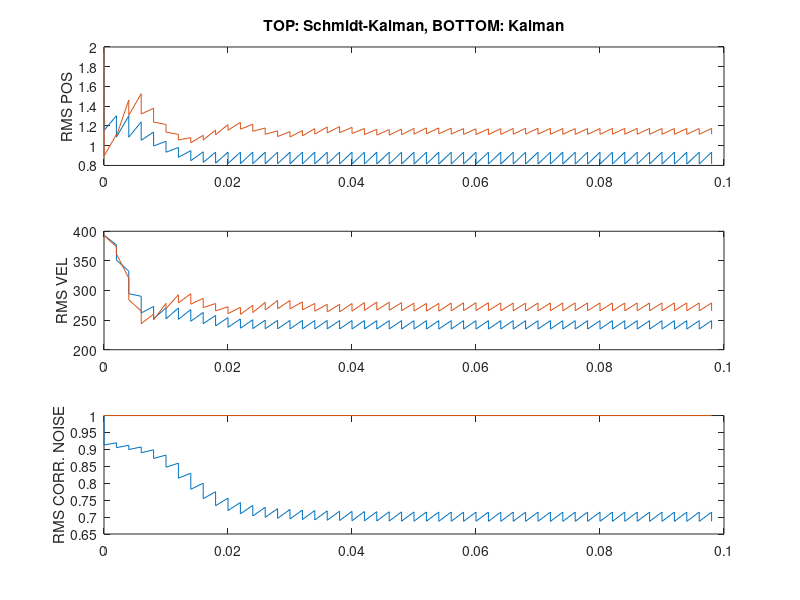

Source code (MATLAB):
% Schmidt-Kalman filtering demo using covariance analysis.
% Plots rms estimation uncertainties from solutions of
% covariance equations.
%
% Compares Schmidt-Kalman filter vs Kalman filter on problem of
% estimating the state of a damped harmonic resonator excited
% by white noise, and using measurements of resonator dispalcement
% corrupted by white noise plus exponentially correlated noise.
%
% STATUS: first script run-through, not tested carefully
disp('Compare Schmidt-Kalman filter to Kalman filter');
disp('Matlab script by Angus Andrews.');
%
% MODEL PARAMETERS
%
dt     = .002;    % discrete time step (sec)
omega  = 2*pi*30; % damped resonant frequency (30 Hz)
tau(1) = 10/omega;% resonator damping time constant (sec)
tau(2) = tau(1);  % correlated noise correlation time (sec)
p011   = 2^2;     % mean squared resonator displacement (mm^2)
p033   = 1^2;     % steady state mean squared correlated measurement noise (mm^2 equiv)
Rk     = 1^2;     % covariance of white measurement noise
%
%  Dynamic model in discrete time
%
%    Schmidt-Kalman partitioned state transition matrix
%
t1 = 1/tau(1);
t2 = exp(-dt*t1);
t3 = dt*omega;
t4 = cos(t3)*omega*tau(1);
t5 = sin(t3);
t6 = 1/omega;
t7 = t6*t1;
t8 = t2*t5;
t9 = omega^2;
t10 = tau(1)^2;
Phi1(1,1) = t2*(t4+t5)*t7;
Phi1(1,2) = t8*t6;
Phi1(2,1) = -t8*(t9*t10+1)*t6/t10;
Phi1(2,2) = t2*(t4-t5)*t7;
phi33     = exp(-dt/tau(2));
Phi2      = [phi33];
%
%  Kalman model
%
Phik = [Phi1(1,1),Phi1(1,2),0;Phi1(2,1),Phi1(2,2),0;0,0,phi33];
%
% Kalman measurement sensitivity matrix
%
Hk     = [1 0 1]; 
%
% Schmidt-Kalman measurement sensitivity matrices
%
H1     = [1,0];
H2     = [1];
%
%  Stochastic parameters in discrete time
%
%
%    Initialize the Kalman covariance matrix Pk
%    and process noise covariance Qk by solving
%    steady state state covariance equation.
%
Qk = zeros(3);
Pk = zeros(3);
Pk(1,1) = p011;
Pk(3,3) = p033;
t1 = p011;
t2 = dt*omega;
t3 = cos(t2);
t4 = t3*omega;
t5 = tau(1);
t8 = 1/t5;
t9 = dt*t8;
t10 = exp(-2*t9);
t13 = sin(t2);
Pk(1,2) = -t1*(-t4*t5+t5*t3*omega*t10+t13*t10+t13)*t8/t13/(1+t10);
Pk(2,1) = Pk(1,2);
t23 = omega^2;
t25 = exp(2*t9);
t26 = exp(4*t9);
t28 = t3^2;
t30 = t28*t25;
t34 = 1/(-t25+t30-1+t28);
Qk(2,2) = -t23*t1*(-t25+t26-1+exp(6*t9)-4*t28*t26+4*t30)*t10*t34;
t37 = t5^2;
t38 = t23*t37;
t43 = t5*t13;
Pk(2,2) = t1*(-t38*t26-t38*t25+3*t38*t30-t38*t28+2*t43*t4*t25-2*t43*t4-t25+t30-1+t28)/t37*t34;
Qk(3,3) = p033*(1-exp(-2*dt/tau(2)));
%
%  Schmidt-Kalman model process noise covariances
%
Q1      = [0,0;0,Qk(2,2)];
Q2      = [Qk(3,3)];
%
%  Initialize the Schmidt-Kalman covariance matrix
%
P11      = zeros(2);
P11(1,1) = p011;
P11(2,2) = Pk(2,2);
P12      = zeros(2,1);
P22      = [p033];
l        = 0;
%
% initialize plotting arrays
%
sdk1  = 0;
sdk2  = 0;
sdk3  = 0;
sdsk1 = 0;
sdsk2 = 0;
sdsk3 = 0;
t     = 0;
%return;
  for k=1:50,
  l       = l + 1;
  t(l)    = dt*(k-1); % save a priori values at current time
  sdk1(l) = sqrt(Pk(1,1));
  sdk2(l) = sqrt(Pk(2,2));
  sdk3(l) = sqrt(Pk(3,3));
  sdsk1(l)= sqrt(P11(1,1));
  sdsk2(l)= sqrt(P11(2,2));
  sdsk3(l)= sqrt(P22(1,1));
%
% Kalman observational update
%
  Pk      = Pk - (Pk*Hk'/(Hk*Pk*Hk'+Rk))*Hk*Pk;
  Pk      = .5*(Pk+Pk'); % symmetrize
  l       = l + 1;
  t(l)    = dt*(k-1); % save a posterior values at same time
  sdk1(l) = sqrt(Pk(1,1));
  sdk2(l) = sqrt(Pk(2,2));
  sdk3(l) = sqrt(Pk(3,3));
%
% Schmidt-Kalman gain
%
  C0 = P11*H1'+P12*H2';
  D0 = P12'*H1'+P22*H2';
  E0 = H1*C0+H2*D0;
  Ksk = C0/E0;
%
% Schmidt-Kalman observational update
%
  A0    = eye(2) - Ksk*H1;
  B0    = Ksk*H2;
  P12o  = A0*P12 - B0*P22;
  P11o  = (A0*P11 - B0*P12')*A0' - P12*B0' + Ksk*Rk*Ksk';
  P11   = .5*(P11o+P11o');
  P12   = P12o;
  sdsk1(l)= sqrt(P11(1,1));
  sdsk2(l)= sqrt(P11(2,2));
  sdsk3(l)= sqrt(P22(1,1));
%
% Kalman temporal update
%
  Pk      = Phik*Pk*Phik'+Qk;
  Pk      = .5*(Pk+Pk');
%
% Schmidt-Kalman temporal update
%
  P11   = Phi1*P11*Phi1' + Q1;
  P12   = Phi1*P12*Phi2';
  P22   = Phi2*P22*Phi2' + Q2;
  P11   = .5*(P11+P11');
  P22   = .5*(P22+P22');
  end;
subplot(3,1,1),plot(t,sdk1,t,sdsk1);ylabel('RMS POS');title('TOP: Schmidt-Kalman, BOTTOM: Kalman');
subplot(3,1,2),plot(t,sdk2,t,sdsk2);ylabel('RMS VEL');
subplot(3,1,3),plot(t,sdk3,t,sdsk3);ylabel('RMS CORR. NOISE');
